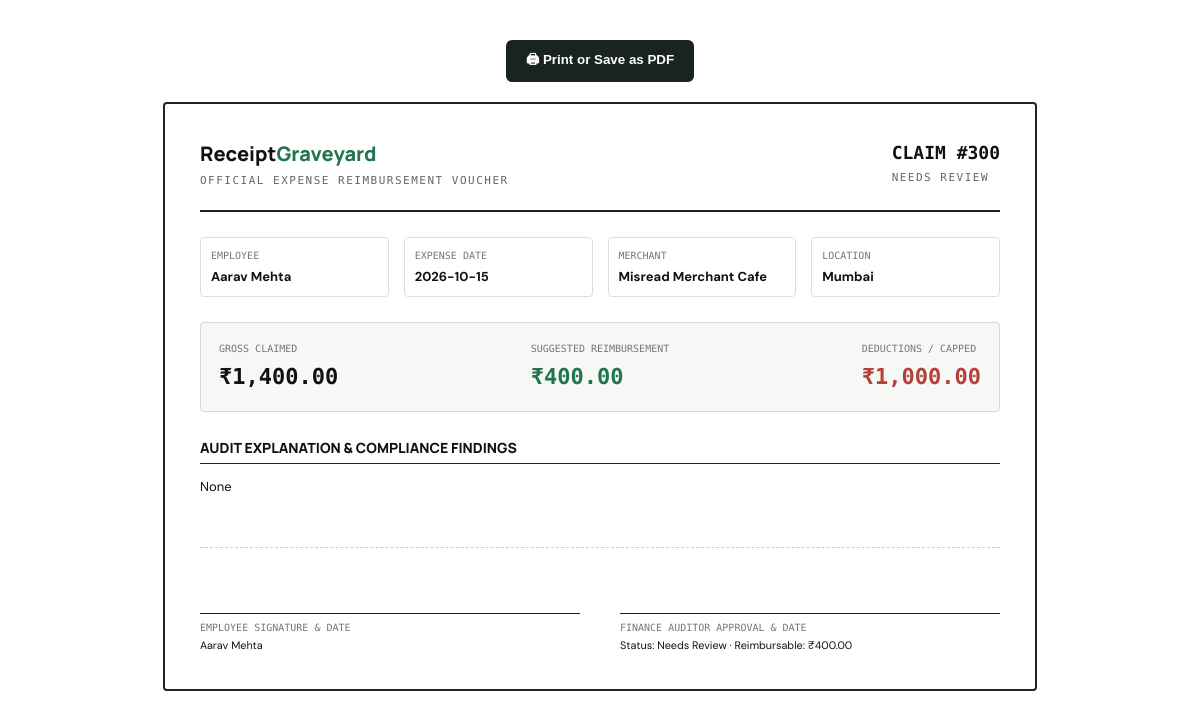
/expense/300/voucher (signed in), run on the app's committed database.
### tables this page shows
CREATE TABLE expenses (
            id INTEGER PRIMARY KEY AUTOINCREMENT,
            employee TEXT NOT NULL, submitted_at TEXT NOT NULL, expense_date TEXT,
            merchant TEXT, category TEXT, city TEXT, amount REAL, currency TEXT DEFAULT 'INR',
            amount_inr REAL, client_name TEXT, attendees INTEGER, description TEXT,
            status TEXT, reimbursable REAL, risk_score INTEGER, flags TEXT, explanation TEXT,
            file_name TEXT, file_hash TEXT, source TEXT DEFAULT 'Web Upload'
        , perceptual_hash TEXT, is_trip INTEGER DEFAULT 0, trip_id TEXT, math_status TEXT, extracted_amount REAL, subtotal REAL, tax_amount REAL, tip_amount REAL, non_reimbursable_deduction REAL DEFAULT 0, itemized_items TEXT, ocr_raw_text TEXT, duplicate_of_id INTEGER, suspicion_types TEXT, audit_log TEXT, user_id INTEGER REFERENCES users(id), office_id INTEGER REFERENCES offices(id), payment_method TEXT DEFAULT 'UPI', transaction_ref TEXT, payment_file TEXT, payment_verified INTEGER DEFAULT 0, payment_match_note TEXT, project_code TEXT, attendee_names TEXT, upi_app TEXT DEFAULT 'Google Pay', upi_vpa TEXT, project_id INTEGER REFERENCES projects(id), eligible_amount REAL, difference_from_cap REAL, policy_version TEXT DEFAULT 'v2026.1', editing_deadline TEXT, internal_review_notes TEXT, review_reason TEXT, requested_documents TEXT, reimbursed_at TEXT, reimbursed_by TEXT, reimbursement_tx_ref TEXT, reimbursement_method TEXT, resubmission_count INTEGER DEFAULT 0, evidence_verification_status TEXT DEFAULT 'PENDING', policy_compliance_status TEXT DEFAULT 'PASS', budget_status TEXT DEFAULT 'WITHIN_CAP', approval_status TEXT DEFAULT 'SUBMITTED', reimbursement_status TEXT DEFAULT 'NOT_READY', allocation_id INTEGER REFERENCES project_allocations(id), verification_details_json TEXT, auto_approval_reasons TEXT);

### app.py (the view)
@app.route("/expense/<int:expense_id>/voucher")
def expense_voucher(expense_id):
    with connect() as con:
        row = con.execute("SELECT * FROM expenses WHERE id=?", (expense_id,)).fetchone()
    if not row:
        flash("Expense not found.", "error")
        return redirect(url_for("dashboard"))
    return render_template(
        "voucher.html",
        expense=row,
        flags=json.loads(row["flags"] or "[]"),
        line_items=json.loads(row["itemized_items"] or "[]"),
        policy=POLICY
    )

### app.py (called while the page is built)
def connect():
    con = sqlite3.connect(str(DB_PATH), timeout=30.0)
    con.row_factory = sqlite3.Row
    try:
        con.execute("PRAGMA journal_mode=WAL")
    except Exception:
        pass
    return con

def get_system_settings(con):
    rows = con.execute("SELECT key, value FROM system_settings").fetchall()
    settings = {
        "auto_approval_cap": 1500.0,
        "manager_approval_threshold": 8000.0,
        "vp_approval_threshold": 20000.0,
        "local_meal_cap_default": 1200.0,
        "trip_meal_cap_default": 2200.0,
        "editing_window_hours": 24.0,
        "active_policy_version": "v2026.1"
    }
    for r in rows:
        try:
            settings[r["key"]] = float(r["value"])
        except ValueError:
            settings[r["key"]] = r["value"]
    return settings

### templates/voucher.html (shortened to what this page needs)
<!doctype html>
<html lang="en">
<head>
</head>
<body>
<div class="print-bar">
  <button class="btn-print" onclick="window.print()">🖨 Print or Save as PDF</button>
</div>
<div class="voucher-wrap">
  <div class="voucher-header">
    <div>
      <div class="brand-title">Receipt<span>Graveyard</span></div>
      <div class="doc-type">OFFICIAL EXPENSE REIMBURSEMENT VOUCHER</div>
    </div>
    <div>
      <div class="voucher-id">CLAIM #{{ expense.id }}</div>
      <div class="doc-type">{{ expense.status|upper }}</div>
    </div>
  </div>
  <div class="meta-grid">
    <div class="meta-item">
      <div class="meta-label">Employee</div>
      <div class="meta-val">{{ expense.employee }}</div>
    </div>
    <div class="meta-item">
      <div class="meta-label">Expense Date</div>
      <div class="meta-val">{{ expense.expense_date }}</div>
    </div>
    <div class="meta-item">
      <div class="meta-label">Merchant</div>
      <div class="meta-val">{{ expense.merchant }}</div>
    </div>
    <div class="meta-item">
      <div class="meta-label">Location</div>
      <div class="meta-val">{{ expense.city }} {% if expense.is_trip %}(Trip){% endif %}</div>
    </div>
  </div>
  <div class="amount-box">
    <div class="amount-col">
      <div class="meta-label">GROSS CLAIMED</div>
      <strong>₹{{ "{:,.2f}".format(expense.amount_inr or 0) }}</strong>
    </div>
    <div class="amount-col">
      <div class="meta-label">SUGGESTED REIMBURSEMENT</div>
      <strong class="color-green">₹{{ "{:,.2f}".format(expense.reimbursable or 0) }}</strong>
    </div>
    <div class="amount-col">
      <div class="meta-label">DEDUCTIONS / CAPPED</div>
      <strong class="color-red">₹{{ "{:,.2f}".format(max(0, expense.amount_inr - expense.reimbursable)) }}</strong>
    </div>
  </div>
  <div class="section-title">AUDIT EXPLANATION & COMPLIANCE FINDINGS</div>
  <p>{{ expense.explanation }}</p>
  <div class="signature-grid">
    <div>
      <div class="sign-line"></div>
      <div class="meta-label">Employee Signature & Date</div>
      <small>{{ expense.employee }}</small>
    </div>
    <div>
      <div class="sign-line"></div>
      <div class="meta-label">Finance Auditor Approval & Date</div>
      <small>Status: {{ expense.status }} · Reimbursable: ₹{{ "{:,.2f}".format(expense.reimbursable or 0) }}</small>
    </div>
  </div>
</div>
</body>
</html>

### templates/voucher.html (style rules this page uses)
body { font-family: 'DM Sans', sans-serif; background: #fff; color: #111; margin: 0; padding: 40px; font-size: 13px; line-height: 1.5; }
.voucher-wrap { max-width: 800px; margin: 0 auto; border: 2px solid #222; padding: 35px; border-radius: 4px; }
.voucher-header { display: flex; justify-content: space-between; border-bottom: 2px solid #222; padding-bottom: 20px; margin-bottom: 25px; }
.brand-title { font-family: 'Manrope', sans-serif; font-size: 20px; font-weight: 800; }
.brand-title span { color: #23734f; }
.doc-type { font-family: 'DM Mono', monospace; font-size: 11px; letter-spacing: 1.5px; color: #666; margin-top: 4px; }
.voucher-id { text-align: right; font-family: 'DM Mono', monospace; font-size: 18px; font-weight: 700; }
.meta-grid { display: grid; grid-template-columns: repeat(4, 1fr); gap: 15px; margin-bottom: 25px; }
.meta-item { border: 1px solid #ddd; padding: 10px; border-radius: 4px; }
.meta-label { font-size: 10px; font-family: 'DM Mono', monospace; color: #777; text-transform: uppercase; }
.meta-val { font-size: 13px; font-weight: 700; margin-top: 4px; }
.amount-box { display: flex; justify-content: space-between; background: #f6f8f5; border: 1px solid #d0d8d2; padding: 18px; border-radius: 4px; margin-bottom: 25px; }
.amount-col strong { display: block; font-size: 22px; font-family: 'DM Mono', monospace; margin-top: 4px; }
.color-green { color: #23734f; }
.color-red { color: #b6403a; }
.section-title { font-family: 'Manrope', sans-serif; font-size: 14px; font-weight: 800; border-bottom: 1px solid #222; padding-bottom: 5px; margin: 25px 0 12px; }
.signature-grid { display: grid; grid-template-columns: 1fr 1fr; gap: 40px; margin-top: 50px; border-top: 1px dashed #ccc; padding-top: 30px; }
.sign-line { border-bottom: 1px solid #222; height: 35px; margin-bottom: 6px; }
.print-bar { text-align: center; margin-bottom: 20px; }
.btn-print { background: #19231f; color: #fff; border: 0; padding: 10px 20px; border-radius: 6px; font-weight: 700; cursor: pointer; }

### data on the page
expenses: id "300", status "NEEDS REVIEW", employee "Aarav Mehta", expense_date "2026-10-15", merchant "Misread Merchant Cafe", city "Mumbai", amount_inr "1,400.00", reimbursable "400.00", amount_inr+reimbursable "1,000.00", status "Needs Review"

### other printed values
{{ expense.explanation }} "None"
